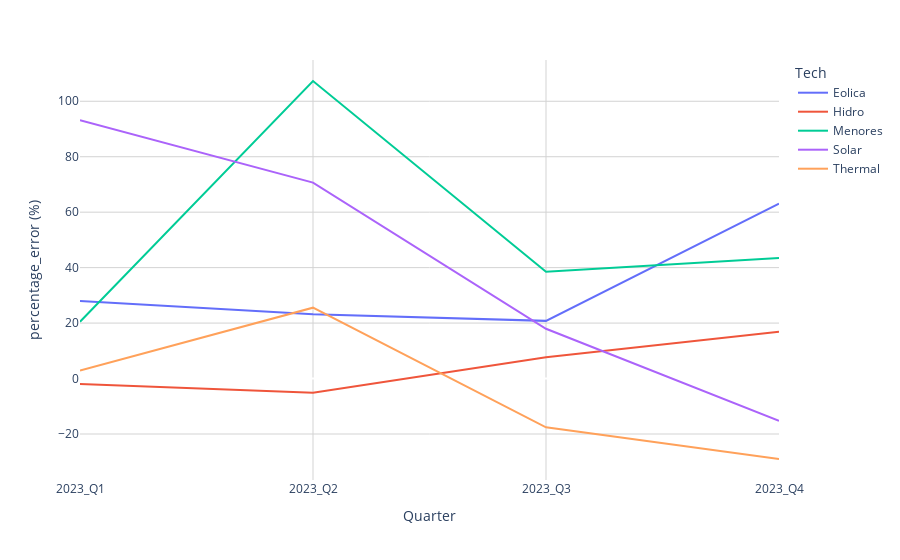

The cell this chart's notebook holds for it:
### Markdown cell above
### Error by Quartil

### Code cell
# Align dataframes based on 'timestamp', 'Tech'
gen_compare_Q = pd.merge(gen_res, gen_disp, on=['timestamp', 'Tech'])
gen_compare_Q['Quarter'] = gen_compare_Q['timestamp'].apply(lambda x: x[:7])

gen_compare_Q = gen_compare_Q.groupby(['Quarter','Tech']).agg({
    'DispatchGen_MW_xm': 'mean', 'DispatchGen_MW_sw' : 'mean'
}).reset_index()

# Calculate error percentage
gen_compare_Q['percentage_error (%)'] = 100 * ((gen_compare_Q['DispatchGen_MW_sw'] / gen_compare_Q['DispatchGen_MW_xm']) -1)
#print(gen_compare_Q.head(5))
import plotly.express as px
fig = px.line(
    gen_compare_Q, 
    x='Quarter', y='percentage_error (%)', 
    color='Tech')
fig.update_layout(plot_bgcolor='white',xaxis=dict(gridcolor='lightgray'),yaxis=dict(gridcolor='lightgray'))
fig.show()

### Figure 1 — Plotly figure (JSON) as saved in the notebook; plotly's stock layout.template omitted (floating-point values rounded to 4 significant figures)
{"data": [{"hovertemplate": "Tech=Eolica<br>Quarter=%{x}<br>percentage_error (%)=%{y}<extra></extra>", "legendgroup": "Eolica", "line": {"color": "#636efa", "dash": "solid"}, "marker": {"symbol": "circle"}, "mode": "lines", "name": "Eolica", "orientation": "v", "showlegend": true, "type": "scatter", "x": ["2023_Q1", "2023_Q2", "2023_Q3", "2023_Q4"], "xaxis": "x", "y": [27.95, 23.2, 20.8, 63.07], "yaxis": "y"}, {"hovertemplate": "Tech=Hidro<br>Quarter=%{x}<br>percentage_error (%)=%{y}<extra></extra>", "legendgroup": "Hidro", "line": {"color": "#EF553B", "dash": "solid"}, "marker": {"symbol": "circle"}, "mode": "lines", "name": "Hidro", "orientation": "v", "showlegend": true, "type": "scatter", "x": ["2023_Q1", "2023_Q2", "2023_Q3", "2023_Q4"], "xaxis": "x", "y": [-1.982, -5.127, 7.651, 16.9], "yaxis": "y"}, {"hovertemplate": "Tech=Menores<br>Quarter=%{x}<br>percentage_error (%)=%{y}<extra></extra>", "legendgroup": "Menores", "line": {"color": "#00cc96", "dash": "solid"}, "marker": {"symbol": "circle"}, "mode": "lines", "name": "Menores", "orientation": "v", "showlegend": true, "type": "scatter", "x": ["2023_Q1", "2023_Q2", "2023_Q3", "2023_Q4"], "xaxis": "x", "y": [20.47, 107.3, 38.52, 43.45], "yaxis": "y"}, {"hovertemplate": "Tech=Solar<br>Quarter=%{x}<br>percentage_error (%)=%{y}<extra></extra>", "legendgroup": "Solar", "line": {"color": "#ab63fa", "dash": "solid"}, "marker": {"symbol": "circle"}, "mode": "lines", "name": "Solar", "orientation": "v", "showlegend": true, "type": "scatter", "x": ["2023_Q1", "2023_Q2", "2023_Q3", "2023_Q4"], "xaxis": "x", "y": [93.2, 70.65, 17.95, -15.23], "yaxis": "y"}, {"hovertemplate": "Tech=Thermal<br>Quarter=%{x}<br>percentage_error (%)=%{y}<extra></extra>", "legendgroup": "Thermal", "line": {"color": "#FFA15A", "dash": "solid"}, "marker": {"symbol": "circle"}, "mode": "lines", "name": "Thermal", "orientation": "v", "showlegend": true, "type": "scatter", "x": ["2023_Q1", "2023_Q2", "2023_Q3", "2023_Q4"], "xaxis": "x", "y": [2.911, 25.56, -17.59, -29.02], "yaxis": "y"}], "layout": {"legend": {"title": {"text": "Tech"}, "tracegroupgap": 0}, "margin": {"t": 60}, "plot_bgcolor": "white", "xaxis": {"anchor": "y", "domain": [0, 1], "gridcolor": "lightgray", "title": {"text": "Quarter"}}, "yaxis": {"anchor": "x", "domain": [0, 1], "gridcolor": "lightgray", "title": {"text": "percentage_error (%)"}}}}
